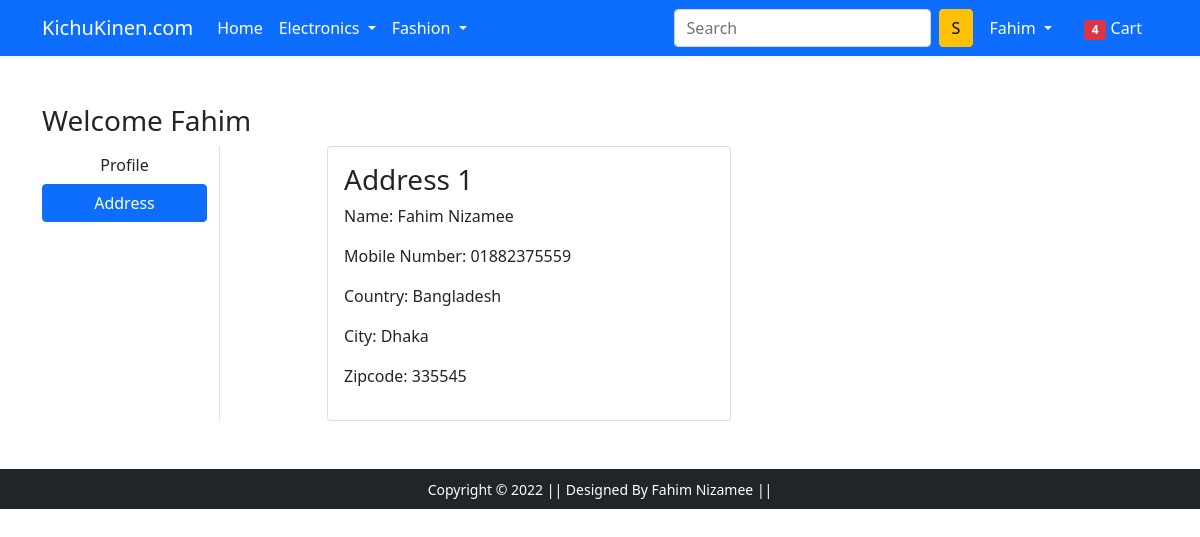
Page /address/ (signed in) on the earlier database version.
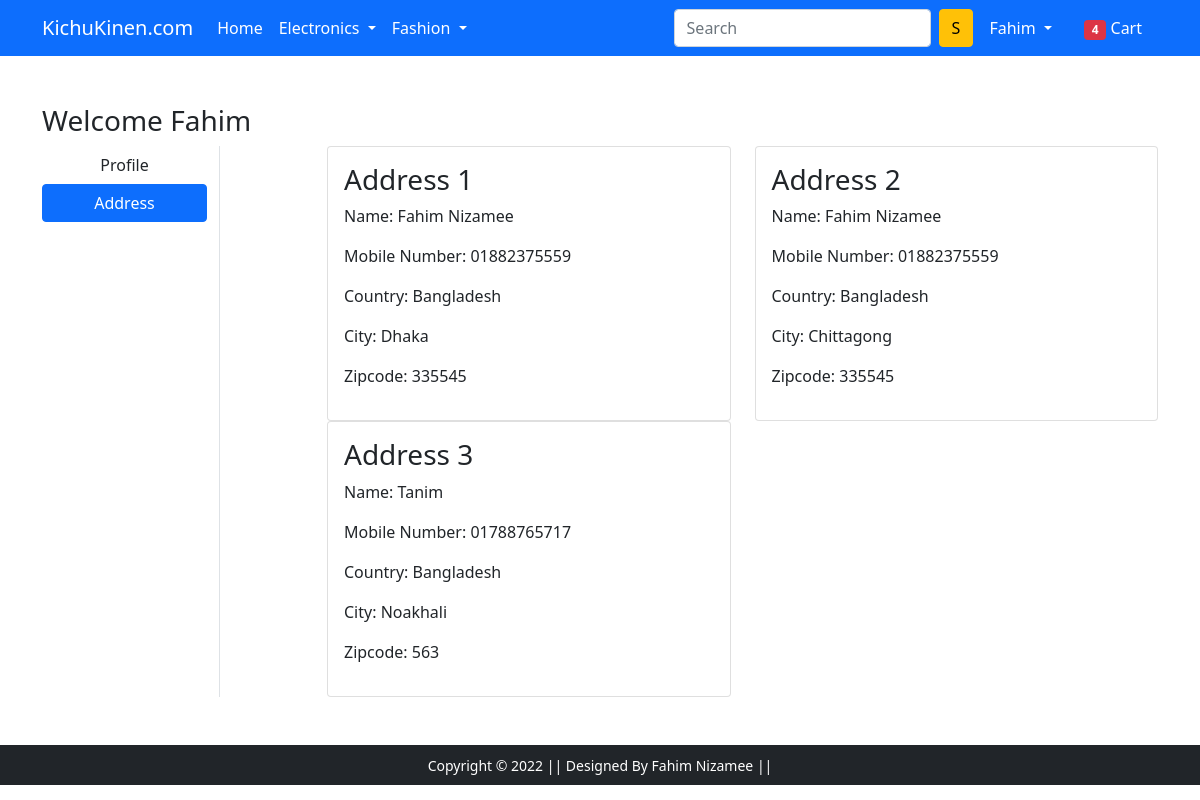
Same page on the later database version.
### app/models.py (models this page shows, shortened)
class Customer(models.Model):
    user = models.ForeignKey(User, on_delete=models.CASCADE)
    name = models.CharField(max_length=200)
    mobilenumber = models.CharField(max_length=20)
    country = models.CharField(max_length=200)
    city = models.CharField(max_length=50)
    zipcode = models.IntegerField()

### app/views.py (the view)
# urls.py: path('address/', views.address, name='address'),
def address(request):
    add = Customer.objects.filter(user=request.user)
    return render(request, 'app/address.html',{'add':add,'active':'btn-primary'})

### app/templates/app/address.html (shortened to what this page needs)
{% extends 'app/base.html' %}
{% load static %}
{% block main-content %}
<div class="container my-5">
 <div class="row">
 <h3>Welcome <span class="text-capitalize">{{request.user}} </span></h3>
  <div class="col-sm-2 border-end">
   <ul class="list-unstyled">
    <li class="d-grid"><a href="{% url 'profile' %}" class="btn">Profile</a></li>
    <li class="d-grid"><a href="{% url 'address' %}" class="btn {{active}} ">Address</a></li>
   </ul>
  </div>
  <div class="col-sm-9 offset-sm-1">
   <div class="row">
       {% for ad in add %}
    <div class="col-sm-6">
     <div class="card">
      <div class="card-body">
       <h3>Address {{forloop.counter}}</h3>
       <p>Name: {{ad.name}}</p>
       <p>Mobile Number: {{ad.mobilenumber}}</p>
       <p>Country: {{ad.country}}</p>
       <p>City: {{ad.city}}</p>
       <p>Zipcode: {{ad.zipcode}}</p>
      </div>
     </div>
    </div>
    {% endfor %}
    </div>
   </div>
  </div>
 </div>
{% endblock main-content %}

### app/templates/app/base.html (shortened to what this page needs)
<!doctype html>
{% load static %}
<html lang="en">
  <head>
    <link href="https://cdn.jsdelivr.net/npm/bootstrap@5.0.0-beta1/dist/css/bootstrap.min.css" rel="stylesheet">
    <link rel="stylesheet" href="{% static 'app/css/owl.carousel.min.css' %}">
    <link rel="stylesheet" href="{% static 'app/css/all.min.css' %}">
    <link rel="stylesheet" href="{% static 'app/css/style.css' %}">
  </head>
  <body>
    <nav class="navbar navbar-expand-lg navbar-dark bg-primary">
     <div class="container">
       <a class="navbar-brand" href="/">KichuKinen.com</a>
       <div class="collapse navbar-collapse" id="navbarSupportedContent">
         <ul class="navbar-nav me-auto mb-2 mb-lg-0">
           <li class="nav-item">
             <a class="nav-link active" aria-current="page" href="/">Home</a>
           </li>
           <li class="nav-item dropdown">
             <a class="nav-link dropdown-toggle text-white" href="#" id="electronicsDropdown" role="button" data-bs-toggle="dropdown" aria-expanded="false">
               Electronics
             </a>
           </li>
           <li class="nav-item dropdown">
             <a class="nav-link dropdown-toggle text-white" href="#" id="fashionDropdown" role="button" data-bs-toggle="dropdown" aria-expanded="false">
               Fashion
             </a>
           </li>
         </ul>
         <form class="d-flex">
           <input class="form-control me-2" type="search" placeholder="Search" aria-label="Search">
           <button class="btn btn-warning" type="submit">S</button>
         </form>
         <div>
          <ul class="navbar-nav me-auto mb-2 mb-lg-0">
            {% if request.user.is_authenticated %}
           <li class="nav-item dropdown mx-2">
              <a class="nav-link dropdown-toggle text-white" href="#" id="profileDropdown" role="button" data-bs-toggle="dropdown" aria-expanded="false">
                <span class="text-capitalize">{{request.user}} </span>
              </a>
            </li>
            <li class="nav-item mx-2">
             <a href="{% url 'add-to-cart' %}" class="nav-link text-white"><span class="badge bg-danger">4</span> Cart </a>
            </li>
            {% endif %}
          </ul>
         </div>
       </div>
     </div>
    </nav>
    {% block main-content %} {% endblock main-content %}
    <footer class="container-fluid bg-dark text-center p-2 mt-5">
        <small class="text-white">Copyright &copy; 2022 || Designed By Fahim Nizamee || </small>
    </footer>
  </body>
</html>

Differences in the rows shown:
added Customer: name "Fahim Nizamee", mobilenumber "01882375559", country "Bangladesh", city "Chittagong", zipcode "335545"
added Customer: name "Tanim", mobilenumber "01788765717", country "Bangladesh", city "Noakhali", zipcode "563"
